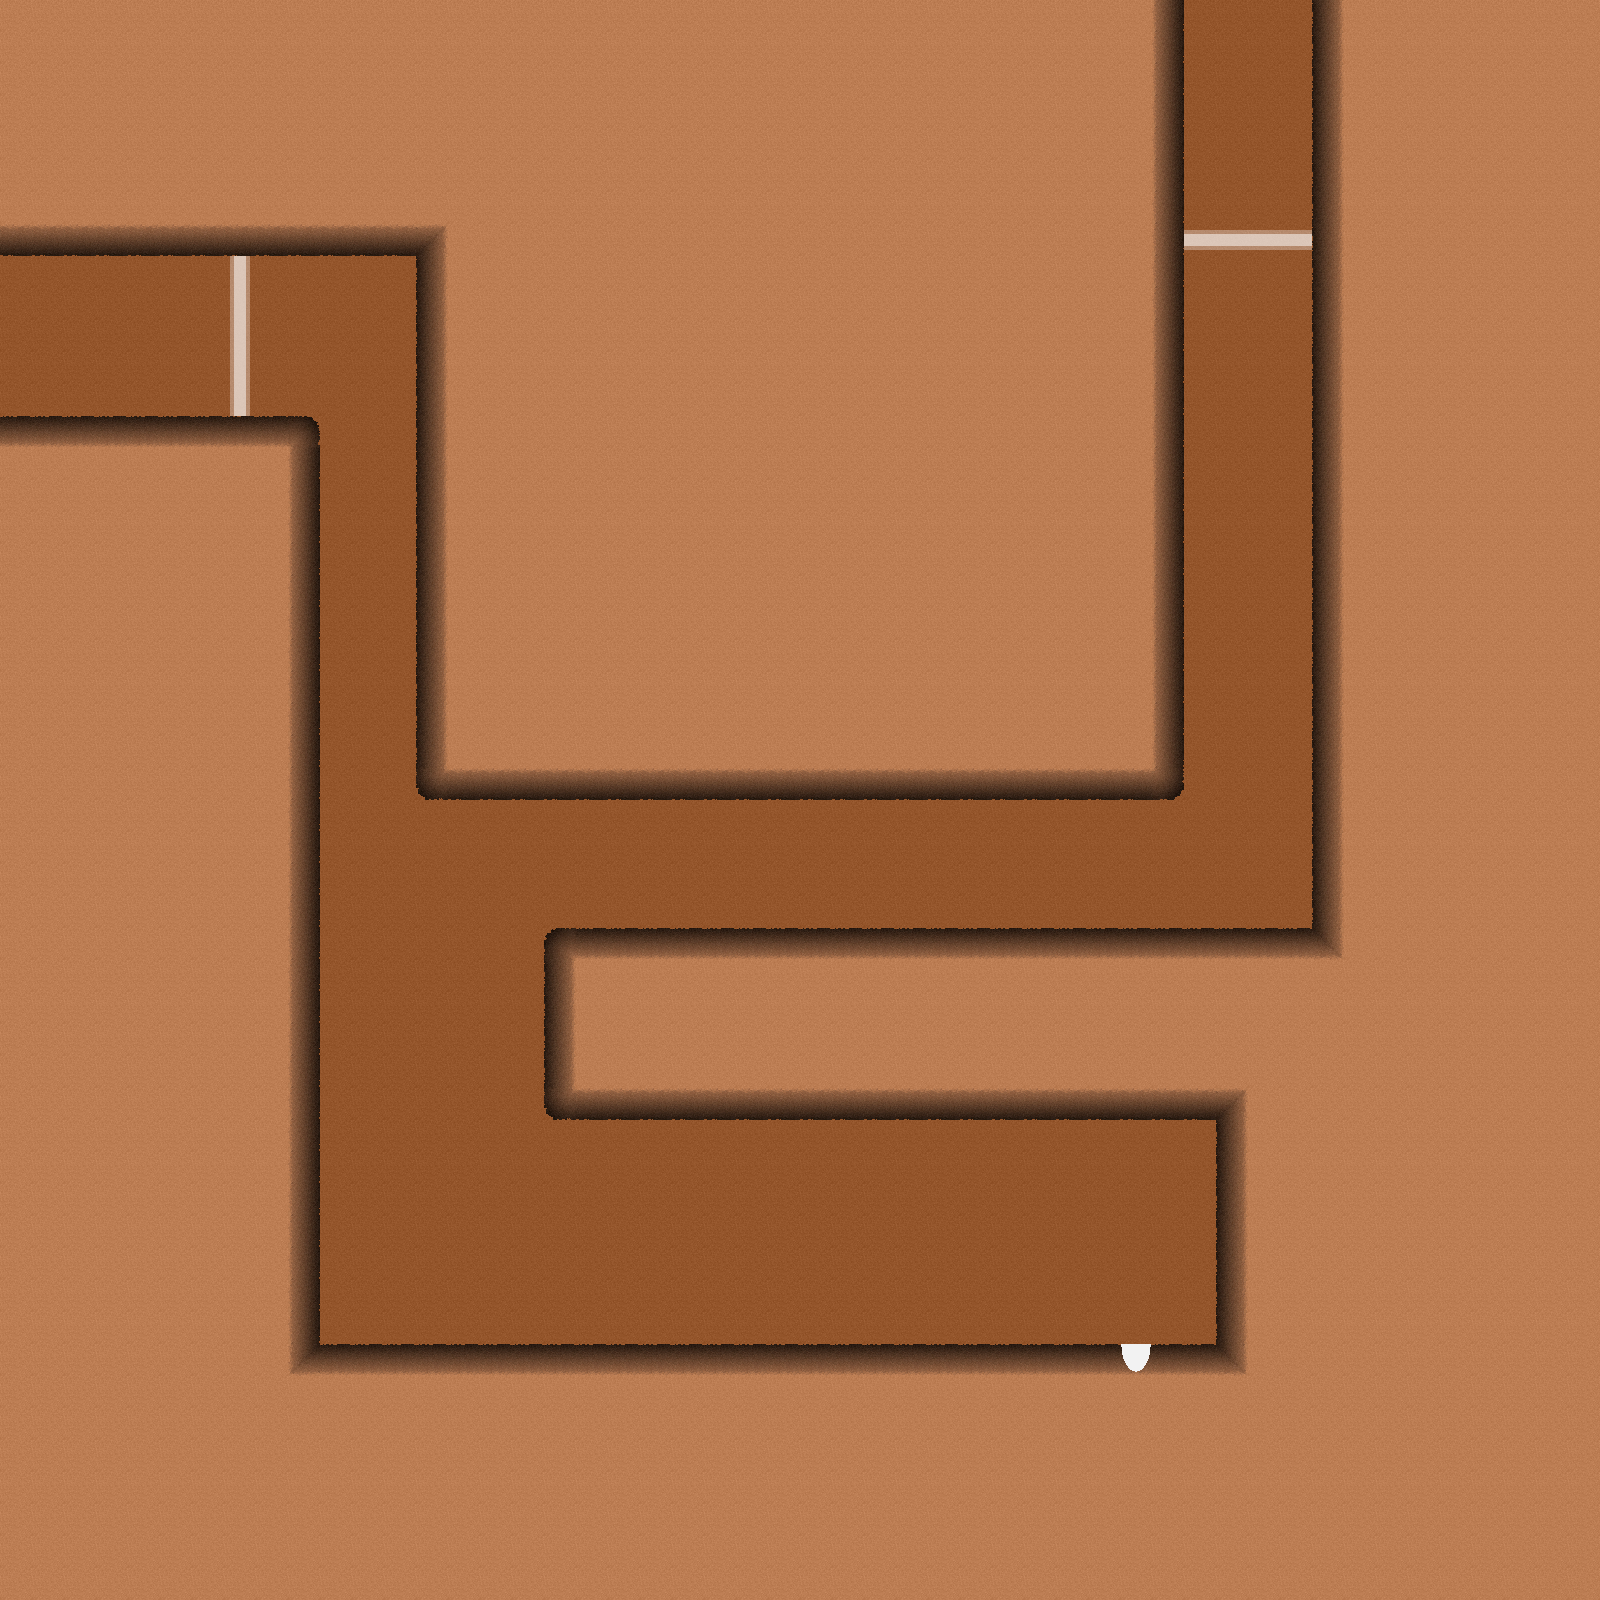

Rendered tile map (Tiled .tmx) drawn with the repository's tilesets; below, a short description and the map source with its tile grids summarised:
An orthogonal 50x50 tile map with 32x32 px tiles, 5 tile layers (1collision, 2floor, 3raisedfloor, 4raisederfloor, ...) and 2 objects (2x tp1).

<map version="1.2" tiledversion="1.2.2" orientation="orthogonal" renderorder="right-down" width="50" height="50" tilewidth="32" tileheight="32" infinite="0" nextlayerid="20" nextobjectid="4">
 <tileset firstgid="1" name="Tileset" tilewidth="32" tileheight="32" tilecount="400" columns="20">
  <image source="Tileset.png" trans="ff00ff" width="640" height="640" />
 </tileset>
 <layer id="15" name="1collision" width="50" height="50">
  <data>[2500 cells, 734 non-empty, 2 distinct tile ids]</data>
 </layer>
 <layer id="16" name="2floor" width="50" height="50">
  <data>[2500 cells, 2500 non-empty, 1 distinct tile ids]</data>
 </layer>
 <layer id="17" name="3raisedfloor" width="50" height="50">
  <data>[2500 cells, 1946 non-empty, 14 distinct tile ids]</data>
 </layer>
 <layer id="18" name="4raisederfloor" width="50" height="50">
  <data>[2500 cells, 1 non-empty, 1 distinct tile ids]</data>
 </layer>
 <objectgroup id="7" name="5objects" />
 <objectgroup id="8" name="teleport">
  <object id="3" name="tp1" x="1120" y="1344" width="32" height="32">
   <properties>
    <property name="destination" value="tp1" />
    <property name="mapID" value="1" />
   </properties>
  </object>
 </objectgroup>
 <objectgroup id="9" name="teleportDestination">
  <object id="1" name="tp1" x="1120" y="1280" width="32" height="32" />
 </objectgroup>
 <layer id="19" name="6abovefloor" width="50" height="50">
  <data>[2500 cells, 0 non-empty, 0 distinct tile ids]</data>
 </layer>
</map>
